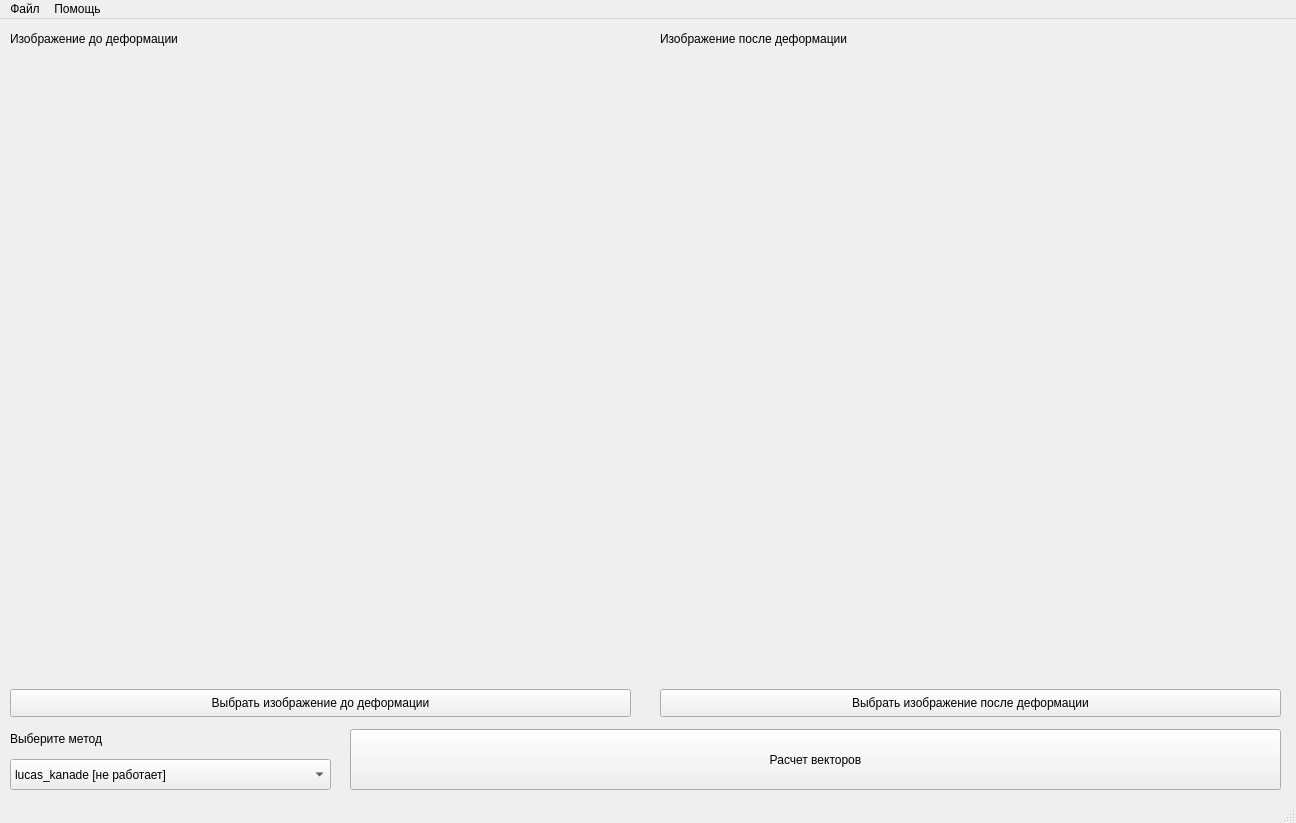
<?xml version="1.0" encoding="UTF-8"?>
<ui version="4.0">
 <class>MainWindow</class>
 <widget class="QMainWindow" name="MainWindow">
  <property name="geometry">
   <rect>
    <x>0</x>
    <y>0</y>
    <width>1296</width>
    <height>823</height>
   </rect>
  </property>
  <property name="sizePolicy">
   <sizepolicy hsizetype="Fixed" vsizetype="Fixed">
    <horstretch>0</horstretch>
    <verstretch>0</verstretch>
   </sizepolicy>
  </property>
  <property name="windowTitle">
   <string>МАИ Раcчет деформации</string>
  </property>
  <property name="toolButtonStyle">
   <enum>Qt::ToolButtonTextOnly</enum>
  </property>
  <property name="tabShape">
   <enum>QTabWidget::Rounded</enum>
  </property>
  <widget class="QWidget" name="centralwidget">
   <widget class="QLabel" name="label">
    <property name="geometry">
     <rect>
      <x>10</x>
      <y>10</y>
      <width>221</width>
      <height>19</height>
     </rect>
    </property>
    <property name="text">
     <string>Изображение до деформации</string>
    </property>
   </widget>
   <widget class="QLabel" name="label_2">
    <property name="geometry">
     <rect>
      <x>660</x>
      <y>10</y>
      <width>251</width>
      <height>19</height>
     </rect>
    </property>
    <property name="text">
     <string>Изображение после деформации</string>
    </property>
   </widget>
   <widget class="QPushButton" name="before_btn">
    <property name="geometry">
     <rect>
      <x>10</x>
      <y>670</y>
      <width>621</width>
      <height>28</height>
     </rect>
    </property>
    <property name="text">
     <string>Выбрать изображение до деформации</string>
    </property>
   </widget>
   <widget class="QPushButton" name="after_btn">
    <property name="geometry">
     <rect>
      <x>660</x>
      <y>670</y>
      <width>621</width>
      <height>28</height>
     </rect>
    </property>
    <property name="text">
     <string>Выбрать изображение после деформации</string>
    </property>
   </widget>
   <widget class="QPushButton" name="calculate_btn">
    <property name="geometry">
     <rect>
      <x>350</x>
      <y>710</y>
      <width>931</width>
      <height>61</height>
     </rect>
    </property>
    <property name="text">
     <string>Расчет векторов</string>
    </property>
   </widget>
   <widget class="QLabel" name="before_img">
    <property name="geometry">
     <rect>
      <x>10</x>
      <y>40</y>
      <width>620</width>
      <height>620</height>
     </rect>
    </property>
    <property name="autoFillBackground">
     <bool>false</bool>
    </property>
    <property name="text">
     <string/>
    </property>
   </widget>
   <widget class="QLabel" name="after_img">
    <property name="geometry">
     <rect>
      <x>660</x>
      <y>40</y>
      <width>620</width>
      <height>620</height>
     </rect>
    </property>
    <property name="text">
     <string/>
    </property>
   </widget>
   <widget class="QComboBox" name="choose_method">
    <property name="geometry">
     <rect>
      <x>10</x>
      <y>740</y>
      <width>321</width>
      <height>31</height>
     </rect>
    </property>
    <item>
     <property name="text">
      <string>lucas_kanade [не работает]</string>
     </property>
    </item>
    <item>
     <property name="text">
      <string>farneback</string>
     </property>
    </item>
    <item>
     <property name="text">
      <string>farneback2</string>
     </property>
    </item>
   </widget>
   <widget class="QLabel" name="label_3">
    <property name="geometry">
     <rect>
      <x>10</x>
      <y>710</y>
      <width>321</width>
      <height>19</height>
     </rect>
    </property>
    <property name="text">
     <string>Выберите метод</string>
    </property>
   </widget>
  </widget>
  <widget class="QMenuBar" name="menubar">
   <property name="geometry">
    <rect>
     <x>0</x>
     <y>0</y>
     <width>1296</width>
     <height>26</height>
    </rect>
   </property>
   <widget class="QMenu" name="menu">
    <property name="title">
     <string>Файл</string>
    </property>
    <addaction name="action_get_before_img"/>
    <addaction name="action_get_after_img"/>
    <addaction name="separator"/>
    <addaction name="action_exit"/>
   </widget>
   <widget class="QMenu" name="menu_2">
    <property name="title">
     <string>Помощь</string>
    </property>
    <addaction name="action_about"/>
   </widget>
   <addaction name="menu"/>
   <addaction name="menu_2"/>
  </widget>
  <widget class="QStatusBar" name="statusbar"/>
  <action name="action_get_before_img">
   <property name="text">
    <string>Выбрать изображение до деформации [не работает]</string>
   </property>
  </action>
  <action name="action_get_after_img">
   <property name="text">
    <string>Выбрать изображение после деформации [не работает]</string>
   </property>
  </action>
  <action name="action_exit">
   <property name="text">
    <string>Выход [не работает]</string>
   </property>
  </action>
  <action name="action_about">
   <property name="text">
    <string>О программе</string>
   </property>
  </action>
 </widget>
 <resources/>
 <connections/>
</ui>
